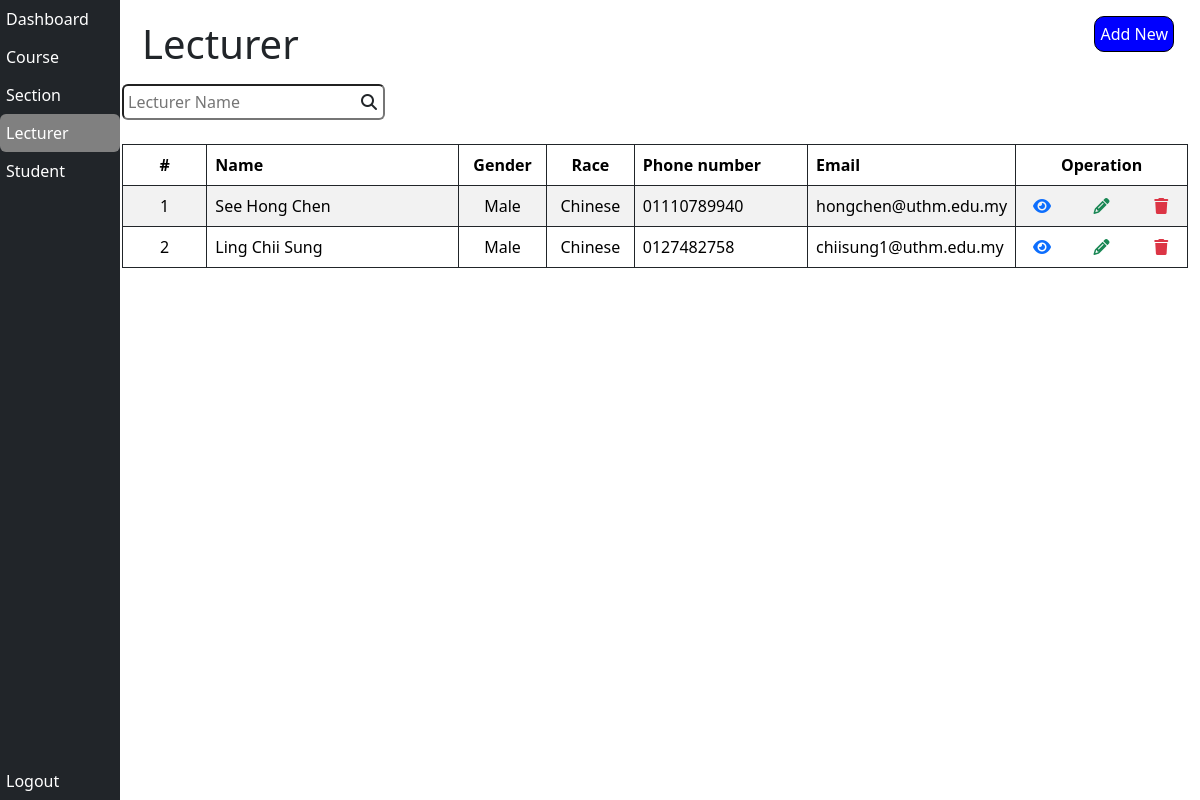
The app's page /Staff/lecturer.php (signed in) with its own data.
### tables this page shows
CREATE TABLE `lecturer` (
  `lecturer_id` int(11) NOT NULL,
  `lecturer_name` varchar(255) NOT NULL,
  `lecturer_phone_number` varchar(255) NOT NULL,
  `lecturer_gender` enum('Male','Female') NOT NULL,
  `lecturer_race` enum('Malay','Chinese','India','Other') NOT NULL,
  `lecturer_email` varchar(255) NOT NULL,
  `lecturer_password` varchar(255) NOT NULL,
  `lecturer_archive` tinyint(1) NOT NULL DEFAULT 0,
  `lecturer_personal_email` varchar(255) DEFAULT NULL
);

### Staff/lecturer.php (the view, shortened to what this page needs)
<?php
  if(!isset($_SESSION['admin'])) {
    echo 'Please login first <br>';
    echo 'Click <a href="index.php">here<a/> to login';
  }else {
    include 'db.php';
?>
<!DOCTYPE html>
<html lang="en">
<head>
  <link href="https://cdn.jsdelivr.net/npm/bootstrap@5.3.3/dist/css/bootstrap.min.css" rel="stylesheet"
>
  <link rel="stylesheet" href="https://cdnjs.cloudflare.com/ajax/libs/font-awesome/6.5.2/css/all.min.css"
 />
  <link rel="stylesheet" href="./styles/style.css">
  <link rel="stylesheet" href="./styles/sidebar.css">
</head>
<body>
  <div class="container-fluid">
    <div class="bg-dark text-white sidebar">
      <a href="dashboard.php" class="btn nav-btn text-white d-block text-start">Dashboard</a>
      <a href="course.php" class="btn nav-btn text-white d-block text-start">Course</a>
      <a href="section.php" class="btn nav-btn text-white d-block text-start">Section</a>
      <a href="lecturer.php" class="btn nav-btn text-white d-block text-start selected">Lecturer</a>
      <a href="student.php" class="btn nav-btn text-white d-block text-start">Student</a>
      <a href="clearId.php"
        class="btn nav-btn text-white d-block text-start position-absolute w-100 bottom-0">Logout</a>
    </div>
    <div class="main-content">
      <h1 class="title">Lecturer</h1>
      <button class="add-new-button position-absolute d-flex flex-column align-items-center mt-3 me-3"
        onclick="window.location.href = 'operation/lecturer/addLecturer.php'">Add New</button>
      <form autocomplete="off">
        <div class="position-relative d-inline">
          <input type="text" class="ps-1 pe-4 py-1 rounded mt-2" placeholder="Lecturer Name" id="lecturerNameInput">
          <i class="fas fa-search position-absolute end-0 top-50 translate-middle-y me-2"></i>
        </div>
      </form>
      <table class="table table-striped table-bordered border-dark mt-4" id="lecturerTable">
        <thead>
          <div class="row">
            <th scope="col" class="col-1 text-center">#</th>
            <th scope="col" class="col-3">Name</th>
            <th scope="col" class="col-1 text-center">Gender</th>
            <th scope="col" class="col-1 text-center">Race</th>
            <th scope="col" class="col-2">Phone number</th>
            <th scope="col" class="col-2">Email</th>
            <th scope="col" class="col-2 text-center">
              Operation
            </th>
          </div>
        </thead>
        <tbody>
          <?php
              $count = 1;
              $sql = "SELECT lecturer_id, lecturer_name, lecturer_gender, lecturer_race, lecturer_phone_number, lecturer_email FROM lecturer WHERE lecturer_archive = 0 ORDER BY lecturer_id";
              $result = mysqli_query($conn, $sql);
              if(mysqli_num_rows($result) > 0) {
                while($row = mysqli_fetch_assoc($result)) {
          ?>
          <tr>
            <td scope="row" class="text-center"><?php echo $count++ ?></td>
            <td scope="row"><?php echo $row["lecturer_name"] ?></td>
            <td scope="row" class="text-center"><?php echo $row["lecturer_gender"] ?></td>
            <td scope="row" class="text-center"><?php echo $row["lecturer_race"] ?></td>
            <td scope="row"><?php echo $row["lecturer_phone_number"] ?></td>
            <td scope="row"><?php echo $row["lecturer_email"] ?></td>
            <td>
              <div class="row">
                <div class="col-4 text-center">
                  <a href="./operation/lecturer/viewLecturer.php?id=<?php echo $row["lecturer_id"] ?>">
                    <i class="fa-solid fa-eye text-primary"></i>
                  </a>
                </div>
                <div class="col-4 text-center">
                  <a href="./operation/lecturer/editLecturer.php?id=<?php echo $row["lecturer_id"] ?>">
                    <i class="fa-solid fa-pencil text-success"></i>
                  </a>
                </div>
                <div class="col-4 text-center">
                  <a href="#">
                    <i class="fa-solid fa-trash text-danger"
                      onclick="deleteLecturer('<?php echo $row['lecturer_id']?>', '<?php echo htmlspecialchars($row['lecturer_name'])?>')"
                      name="delete"></i>
                  </a>
                </div>
              </div>
            </td>
          </tr>
          <?php
              }
            }else {
              echo
                '<tr>
                  <td colspan="8" class="text-center">No sections found</td>
                </tr>';
            }
          ?>
        </tbody>
      </table>
    </div>
  </div>
</body>
</html>
<?php
  }
?>

### Staff/styles/style.css (style rules this page uses)
*, *::before, *::after { box-sizing: border-box; padding: 0; margin: 0; }
body { width: 100%; }
.main-content { margin-top: 10px; margin-left: 110px; }
.title { padding: 10px 0px 0px 20px; }
.add-new-button { cursor: pointer; padding: 5px; border-radius: 10px; border: 1px solid black; top: 0; right: 10px; background-color: rgb(0, 0, 255); color: white; }

### Staff/styles/sidebar.css (style rules this page uses)
.sidebar { height: 100vh; position: fixed; top: 0; bottom: 0; left: 0; z-index: 999; }
.nav-btn { padding: 6px 30px 6px 5px; }
.btn:hover, .selected { background-color: gray; }

### records on screen
lecturer: lecturer_name "See Hong Chen", lecturer_gender "Male", lecturer_race "Chinese", lecturer_phone_number "01110789940", lecturer_email "hongchen@uthm.edu.my"
lecturer: lecturer_name "Ling Chii Sung", lecturer_gender "Male", lecturer_race "Chinese", lecturer_phone_number "0127482758", lecturer_email "chiisung1@uthm.edu.my"
